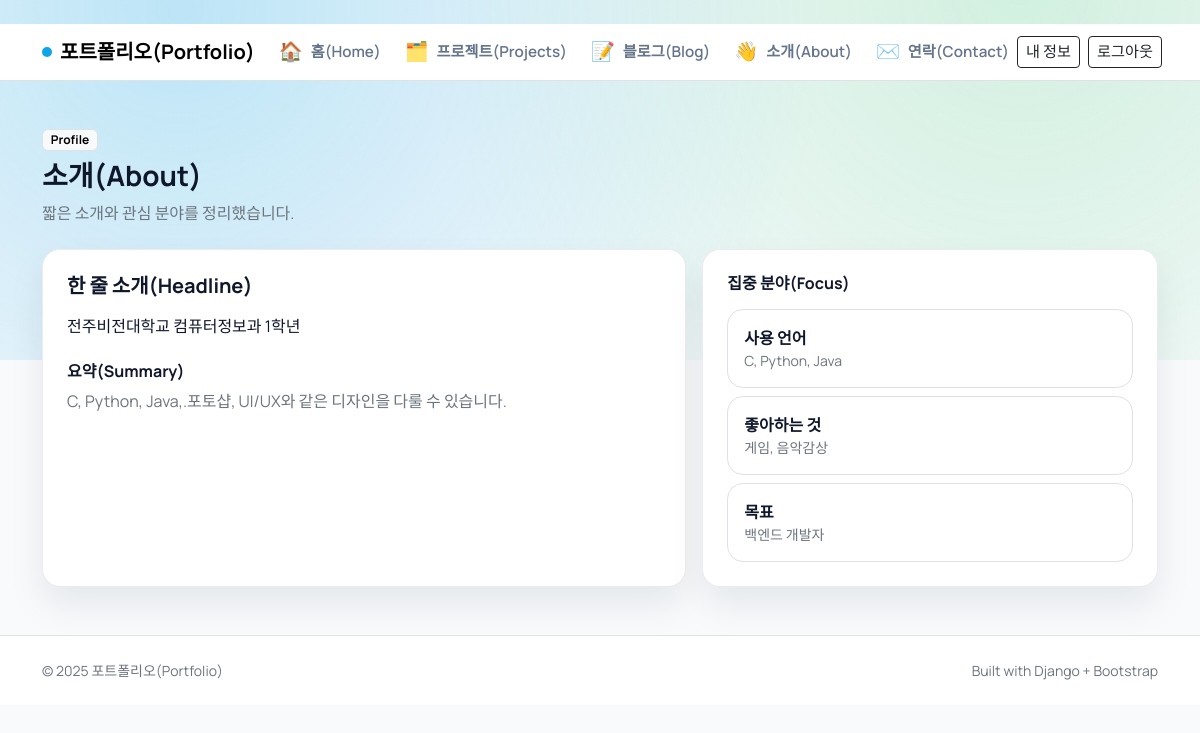
The page /about/ (signed in) on the database as committed earlier.
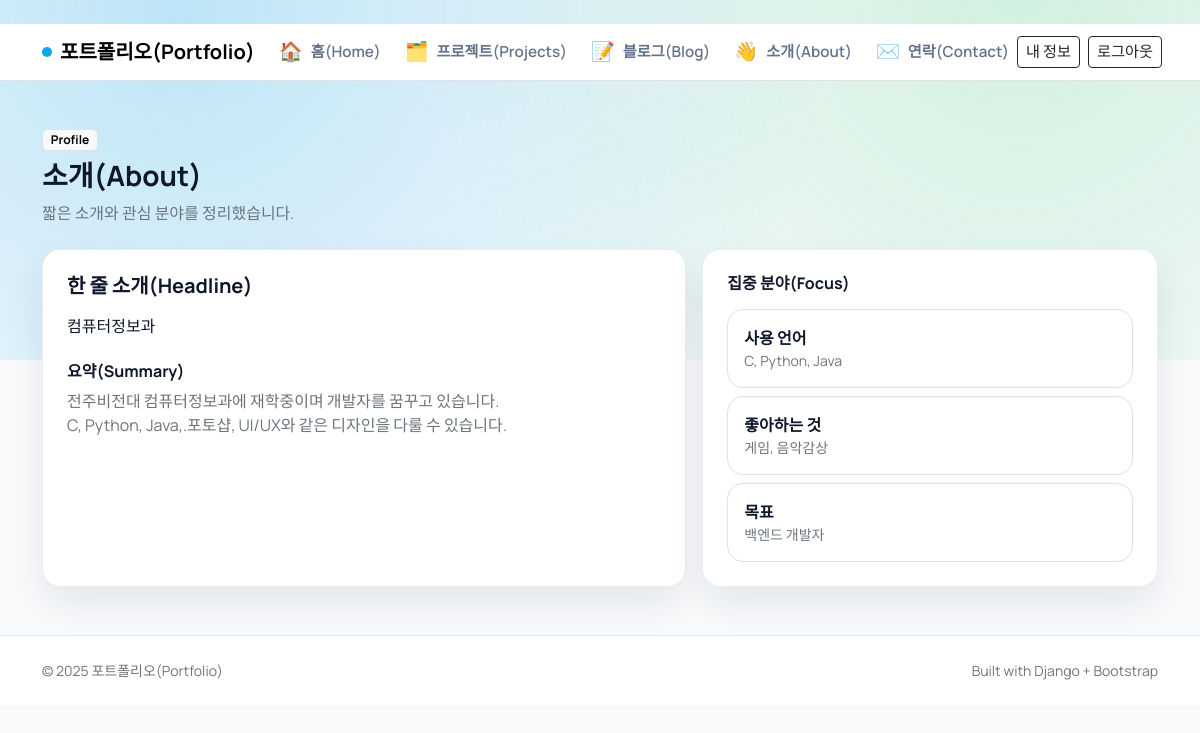
The same page on the database as committed later.
### pages/models.py (models this page shows, shortened)
class Profile(models.Model):
    user = models.OneToOneField(
        settings.AUTH_USER_MODEL,
        on_delete=models.CASCADE,
        related_name="profile",
    )
    name = models.CharField(max_length=100, blank=True)
    headline = models.CharField(max_length=200, blank=True)
    summary = models.TextField(blank=True)
    email = models.EmailField(blank=True)
    github = models.CharField(max_length=200, blank=True)
    resume = models.URLField(blank=True)
    focus_language = models.CharField(max_length=200, blank=True)
    focus_interest = models.CharField(max_length=200, blank=True)
    focus_goal = models.CharField(max_length=200, blank=True)
    updated_at = models.DateTimeField(auto_now=True)

### pages/views.py (the view)
# urls.py: path("about/", views.about, name="about"),
def about(request):
    profile = _get_profile(request.user)
    return render(request, "pages/about.html", {"profile": profile})

### pages/views.py (called while the page is built)
def _serialize_profile(profile):
    data = {
        "name": profile.name or profile.user.get_full_name() or profile.user.username,
        "headline": profile.headline,
        "summary": profile.summary,
        "email": profile.email,
        "github": profile.github,
        "resume": profile.resume,
        "focus_language": profile.focus_language,
        "focus_interest": profile.focus_interest,
        "focus_goal": profile.focus_goal,
    }
    email = data.get("email", "")
    data["email_link"] = f"mailto:{email}" if email else ""
    github = data.get("github", "")
    if github and not github.startswith(("http://", "https://")):
        data["github_link"] = f"https://github.com/{github}"
    else:
        data["github_link"] = github
    data["resume_link"] = data.get("resume", "")
    return data

def _get_profile(user):
    if not user.is_authenticated:
        return {}
    profile, _ = Profile.objects.get_or_create(
        user=user,
        defaults={"name": user.get_full_name() or user.username},
    )
    return _serialize_profile(profile)

### pages/templates/pages/about.html (shortened to what this page needs)
﻿{% extends "blog/base.html" %}
{% block content %}
<section class="mb-4 fade-up">
  <span class="badge text-bg-light border mb-2">Profile</span>
  <h1 class="h3 fw-bold mb-2">소개(About)</h1>
  <p class="text-secondary mb-0">짧은 소개와 관심 분야를 정리했습니다.</p>
</section>
{% if request.user.is_authenticated %}
  <div class="row g-3">
    <div class="col-lg-7">
      <div class="surface p-4 h-100">
        <h2 class="h5 fw-bold mb-3">한 줄 소개(Headline)</h2>
        <p class="mb-4">{{ profile.headline|default:"준비중" }}</p>
        <h3 class="h6 fw-bold">요약(Summary)</h3>
        <p class="text-secondary mb-0">{{ profile.summary|default:"소개 내용을 입력해 주세요."|linebreaksbr }}</p>
      </div>
    </div>
    <div class="col-lg-5">
      <div class="surface p-4 h-100">
        <h2 class="h6 fw-bold mb-3">집중 분야(Focus)</h2>
        <div class="d-grid gap-2">
          <div class="p-3 border rounded-4 bg-white">
            <div class="fw-semibold">사용 언어</div>
            <div class="small text-secondary">{{ profile.focus_language|default:"준비중" }}</div>
          </div>
          <div class="p-3 border rounded-4 bg-white">
            <div class="fw-semibold">좋아하는 것</div>
            <div class="small text-secondary">{{ profile.focus_interest|default:"준비중" }}</div>
          </div>
          <div class="p-3 border rounded-4 bg-white">
            <div class="fw-semibold">목표</div>
            <div class="small text-secondary">{{ profile.focus_goal|default:"준비중" }}</div>
          </div>
        </div>
      </div>
    </div>
  </div>
{% else %}
  <div class="alert alert-light border">로그인 후 소개 내용을 확인할 수 있습니다.</div>
{% endif %}
{% endblock %}

Rows that differ between the two databases and show on the page:
changed Profile "C, Python, Java": headline "전주비전대학교 컴퓨터정보과 1학년" → "컴퓨터정보과"; summary "C, Python, Java,.포토샵, UI/UX와 같은 디자인을 다룰 수 있습니다." → "전주비전대 컴퓨터정보과에 재학중이며 개발자를 꿈꾸고 있습니다. C, Python, Java,.포토샵, UI/UX와 같은 디자인을 다룰 수 있습니다."
